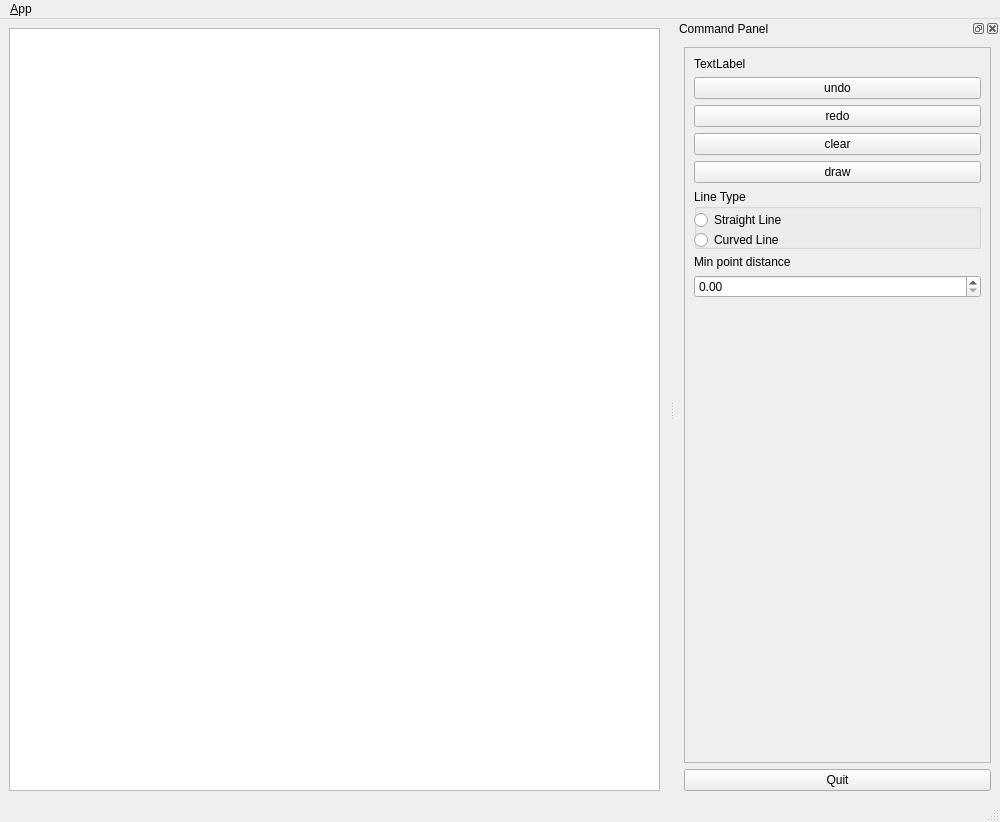
<?xml version="1.0" encoding="UTF-8"?>
<ui version="4.0">
 <class>MainWindowDesign</class>
 <widget class="QMainWindow" name="MainWindowDesign">
  <property name="geometry">
   <rect>
    <x>0</x>
    <y>0</y>
    <width>1000</width>
    <height>822</height>
   </rect>
  </property>
  <property name="sizePolicy">
   <sizepolicy hsizetype="Preferred" vsizetype="Preferred">
    <horstretch>0</horstretch>
    <verstretch>0</verstretch>
   </sizepolicy>
  </property>
  <property name="windowTitle">
   <string>QRosApp</string>
  </property>
  <property name="windowIcon">
   <iconset resource="../resources/images.qrc">
    <normaloff>:/images/icon.png</normaloff>:/images/icon.png</iconset>
  </property>
  <property name="locale">
   <locale language="English" country="Australia"/>
  </property>
  <widget class="QWidget" name="centralwidget">
   <layout class="QHBoxLayout">
    <item>
     <widget class="QGraphicsView" name="graphicsView">
      <property name="sizePolicy">
       <sizepolicy hsizetype="Minimum" vsizetype="Minimum">
        <horstretch>0</horstretch>
        <verstretch>0</verstretch>
       </sizepolicy>
      </property>
      <property name="minimumSize">
       <size>
        <width>0</width>
        <height>0</height>
       </size>
      </property>
     </widget>
    </item>
   </layout>
  </widget>
  <widget class="QMenuBar" name="menubar">
   <property name="geometry">
    <rect>
     <x>0</x>
     <y>0</y>
     <width>1000</width>
     <height>25</height>
    </rect>
   </property>
   <widget class="QMenu" name="menu_File">
    <property name="title">
     <string>&amp;App</string>
    </property>
    <addaction name="action_Preferences"/>
    <addaction name="separator"/>
    <addaction name="actionAbout"/>
    <addaction name="actionAbout_Qt"/>
    <addaction name="separator"/>
    <addaction name="action_Quit"/>
   </widget>
   <addaction name="menu_File"/>
  </widget>
  <widget class="QStatusBar" name="statusbar"/>
  <widget class="QDockWidget" name="dock_status">
   <property name="sizePolicy">
    <sizepolicy hsizetype="Minimum" vsizetype="Preferred">
     <horstretch>0</horstretch>
     <verstretch>0</verstretch>
    </sizepolicy>
   </property>
   <property name="minimumSize">
    <size>
     <width>325</width>
     <height>690</height>
    </size>
   </property>
   <property name="allowedAreas">
    <set>Qt::RightDockWidgetArea</set>
   </property>
   <property name="windowTitle">
    <string>Command Panel</string>
   </property>
   <attribute name="dockWidgetArea">
    <number>2</number>
   </attribute>
   <widget class="QWidget" name="dockWidgetContents_2">
    <layout class="QVBoxLayout" name="verticalLayout">
     <item>
      <widget class="QFrame" name="frame">
       <property name="sizePolicy">
        <sizepolicy hsizetype="Minimum" vsizetype="Preferred">
         <horstretch>0</horstretch>
         <verstretch>0</verstretch>
        </sizepolicy>
       </property>
       <property name="frameShape">
        <enum>QFrame::StyledPanel</enum>
       </property>
       <property name="frameShadow">
        <enum>QFrame::Raised</enum>
       </property>
       <layout class="QVBoxLayout" name="verticalLayout_3">
        <item>
         <widget class="QLabel" name="label">
          <property name="text">
           <string>TextLabel</string>
          </property>
         </widget>
        </item>
        <item>
         <widget class="QPushButton" name="undoBtn">
          <property name="text">
           <string>undo</string>
          </property>
         </widget>
        </item>
        <item>
         <widget class="QPushButton" name="redoBtn">
          <property name="text">
           <string>redo</string>
          </property>
         </widget>
        </item>
        <item>
         <widget class="QPushButton" name="clearBtn">
          <property name="text">
           <string>clear</string>
          </property>
         </widget>
        </item>
        <item>
         <widget class="QPushButton" name="drawBtn">
          <property name="text">
           <string>draw</string>
          </property>
         </widget>
        </item>
        <item>
         <widget class="QGroupBox" name="groupBox">
          <property name="minimumSize">
           <size>
            <width>0</width>
            <height>60</height>
           </size>
          </property>
          <property name="title">
           <string>Line Type</string>
          </property>
          <widget class="QRadioButton" name="straightLineRBtn">
           <property name="geometry">
            <rect>
             <x>0</x>
             <y>20</y>
             <width>287</width>
             <height>22</height>
            </rect>
           </property>
           <property name="text">
            <string>Straight Line</string>
           </property>
          </widget>
          <widget class="QRadioButton" name="curveLineRBtn">
           <property name="geometry">
            <rect>
             <x>0</x>
             <y>40</y>
             <width>287</width>
             <height>22</height>
            </rect>
           </property>
           <property name="text">
            <string>Curved Line</string>
           </property>
          </widget>
         </widget>
        </item>
        <item>
         <widget class="QLabel" name="label_2">
          <property name="text">
           <string>Min point distance</string>
          </property>
         </widget>
        </item>
        <item>
         <widget class="QDoubleSpinBox" name="pntDistDblSpnr"/>
        </item>
        <item>
         <spacer name="verticalSpacer_3">
          <property name="orientation">
           <enum>Qt::Vertical</enum>
          </property>
          <property name="sizeHint" stdset="0">
           <size>
            <width>20</width>
            <height>233</height>
           </size>
          </property>
         </spacer>
        </item>
       </layout>
      </widget>
     </item>
     <item>
      <widget class="QPushButton" name="quit_button">
       <property name="sizePolicy">
        <sizepolicy hsizetype="MinimumExpanding" vsizetype="Fixed">
         <horstretch>0</horstretch>
         <verstretch>0</verstretch>
        </sizepolicy>
       </property>
       <property name="text">
        <string>Quit</string>
       </property>
      </widget>
     </item>
    </layout>
   </widget>
  </widget>
  <action name="action_Quit">
   <property name="text">
    <string>&amp;Quit</string>
   </property>
   <property name="shortcut">
    <string>Ctrl+Q</string>
   </property>
   <property name="shortcutContext">
    <enum>Qt::ApplicationShortcut</enum>
   </property>
  </action>
  <action name="action_Preferences">
   <property name="text">
    <string>&amp;Preferences</string>
   </property>
  </action>
  <action name="actionAbout">
   <property name="text">
    <string>&amp;About</string>
   </property>
  </action>
  <action name="actionAbout_Qt">
   <property name="text">
    <string>About &amp;Qt</string>
   </property>
  </action>
 </widget>
 <resources>
  <include location="../resources/images.qrc"/>
 </resources>
 <connections>
  <connection>
   <sender>action_Quit</sender>
   <signal>triggered()</signal>
   <receiver>MainWindowDesign</receiver>
   <slot>close()</slot>
   <hints>
    <hint type="sourcelabel">
     <x>-1</x>
     <y>-1</y>
    </hint>
    <hint type="destinationlabel">
     <x>399</x>
     <y>299</y>
    </hint>
   </hints>
  </connection>
  <connection>
   <sender>quit_button</sender>
   <signal>clicked()</signal>
   <receiver>MainWindowDesign</receiver>
   <slot>close()</slot>
   <hints>
    <hint type="sourcelabel">
     <x>859</x>
     <y>552</y>
    </hint>
    <hint type="destinationlabel">
     <x>469</x>
     <y>299</y>
    </hint>
   </hints>
  </connection>
 </connections>
</ui>
